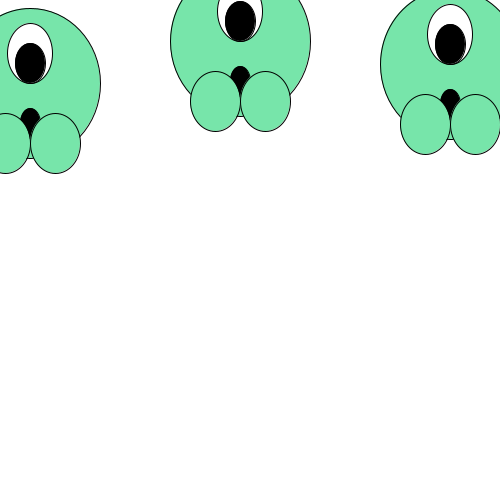
Frame 1 (no input)
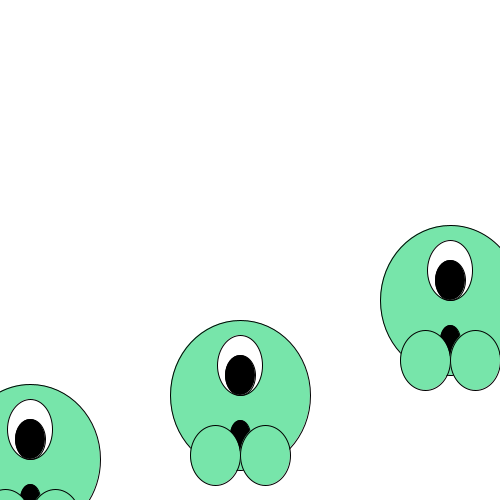
Frame 60 (the mouse pressed at the canvas centre just before this capture)
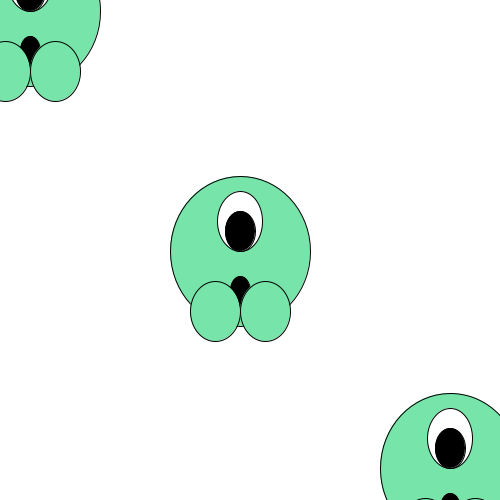
Frame 120 (the mouse held since frame 60 and released just before this capture)

The Processing sketch that drew these frames (run headless with seeded random() and noise(); from frame 60 on, the mouse is pressed at the canvas centre):

// Processing sketch: processing_130146
// ── processing_130146.pde

Greeny mijnGreeny;
Greeny mijnGreeny2;
Greeny mijnGreeny3;


void setup(){
   size(500,500);
   mijnGreeny = new Greeny (240,35,6);     //Positie 240, 35. Snelheid 6
   mijnGreeny2 = new Greeny (450,60,4);    //Positie 450, 6. Snelheid 4
   mijnGreeny3 = new Greeny (30, 75, 8);   //Positie 30, 75. Snelheid 8
}

void draw(){
  background(255);
  mijnGreeny.update();
  mijnGreeny.testRand();
  mijnGreeny.drawGreeny();
  
  mijnGreeny2.update();
  mijnGreeny2.testRand();
  mijnGreeny2.drawGreeny();
  
  mijnGreeny3.update();
  mijnGreeny3.testRand();
  mijnGreeny3.drawGreeny();
}
  class Greeny {        
    int greenyX;      // x-as
    int greenyY;     //y-as
    int richting;    //snelheid en richting
    int teller;     //teller kleur
    boolean test;    //kleur van Greeny
    
    Greeny (int tempX, int tempY, int tempRichting){
      greenyX = tempX;
      greenyY = tempY;
      richting = tempRichting;
      test = true; 
    }  

  
      void update(){
        greenyY = greenyY + richting;
      }
      
      void testRand(){        
        if(greenyY <0 || greenyY > height){ //voorwaarde heen en weer
          richting = -richting;  //veranderen van richting
          teller = teller + 1;   
        }
      }
        void drawGreeny(){     //tekenen
                   /*head*/
  stroke(0);
  if(test == true){
    fill(119,229,170);
  }
   
  if(test == false){
    fill(131,227,245);
  }
  ellipseMode(CENTER);
  ellipse(greenyX,greenyY,140,150);
  /*eyes*/
  fill(255);
  ellipse(greenyX,greenyY-30,45, 60);
  fill(0);
  ellipse(greenyX,greenyY-20,30,40);
  /*mouth*/
  fill(0);
  ellipse(greenyX,greenyY+40,20,30);
  /*body*/
  if(test == true){
    fill(119,229,170);
  }
  if(test == false){
    fill(131,227,245);
  }
  ellipse(greenyX-25,greenyY+60,50,60);
  if(test == true){
    fill(119,229,170);
  }
  if(test == false){
    fill(131,227,245);
  }
  ellipse(greenyX+25,greenyY+60,50,60);
  
  
  }
  }
